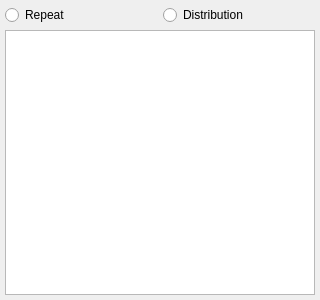
<?xml version="1.0" encoding="UTF-8"?>
<ui version="4.0">
 <class>DrugsWidget::Internal::DailySchemeViewer</class>
 <widget class="QWidget" name="DrugsWidget::Internal::DailySchemeViewer">
  <property name="geometry">
   <rect>
    <x>0</x>
    <y>0</y>
    <width>320</width>
    <height>300</height>
   </rect>
  </property>
  <property name="sizePolicy">
   <sizepolicy hsizetype="Expanding" vsizetype="Expanding">
    <horstretch>0</horstretch>
    <verstretch>0</verstretch>
   </sizepolicy>
  </property>
  <property name="windowTitle">
   <string>Form</string>
  </property>
  <layout class="QGridLayout" name="gridLayout">
   <property name="leftMargin">
    <number>5</number>
   </property>
   <property name="topMargin">
    <number>5</number>
   </property>
   <property name="rightMargin">
    <number>5</number>
   </property>
   <property name="bottomMargin">
    <number>5</number>
   </property>
   <property name="spacing">
    <number>5</number>
   </property>
   <item row="0" column="0">
    <widget class="QRadioButton" name="repeatRadio">
     <property name="text">
      <string>Repeat</string>
     </property>
    </widget>
   </item>
   <item row="0" column="1">
    <widget class="QRadioButton" name="distribRadio">
     <property name="text">
      <string>Distribution</string>
     </property>
    </widget>
   </item>
   <item row="1" column="0" colspan="2">
    <widget class="QTableView" name="dailyTableView">
     <property name="sizePolicy">
      <sizepolicy hsizetype="Expanding" vsizetype="Expanding">
       <horstretch>1</horstretch>
       <verstretch>1</verstretch>
      </sizepolicy>
     </property>
     <property name="minimumSize">
      <size>
       <width>250</width>
       <height>0</height>
      </size>
     </property>
     <property name="sizeAdjustPolicy">
      <enum>QAbstractScrollArea::AdjustToContents</enum>
     </property>
     <property name="editTriggers">
      <set>QAbstractItemView::AllEditTriggers</set>
     </property>
     <property name="alternatingRowColors">
      <bool>true</bool>
     </property>
     <attribute name="horizontalHeaderVisible">
      <bool>false</bool>
     </attribute>
     <attribute name="horizontalHeaderStretchLastSection">
      <bool>true</bool>
     </attribute>
     <attribute name="verticalHeaderVisible">
      <bool>false</bool>
     </attribute>
    </widget>
   </item>
  </layout>
 </widget>
 <resources/>
 <connections/>
</ui>
